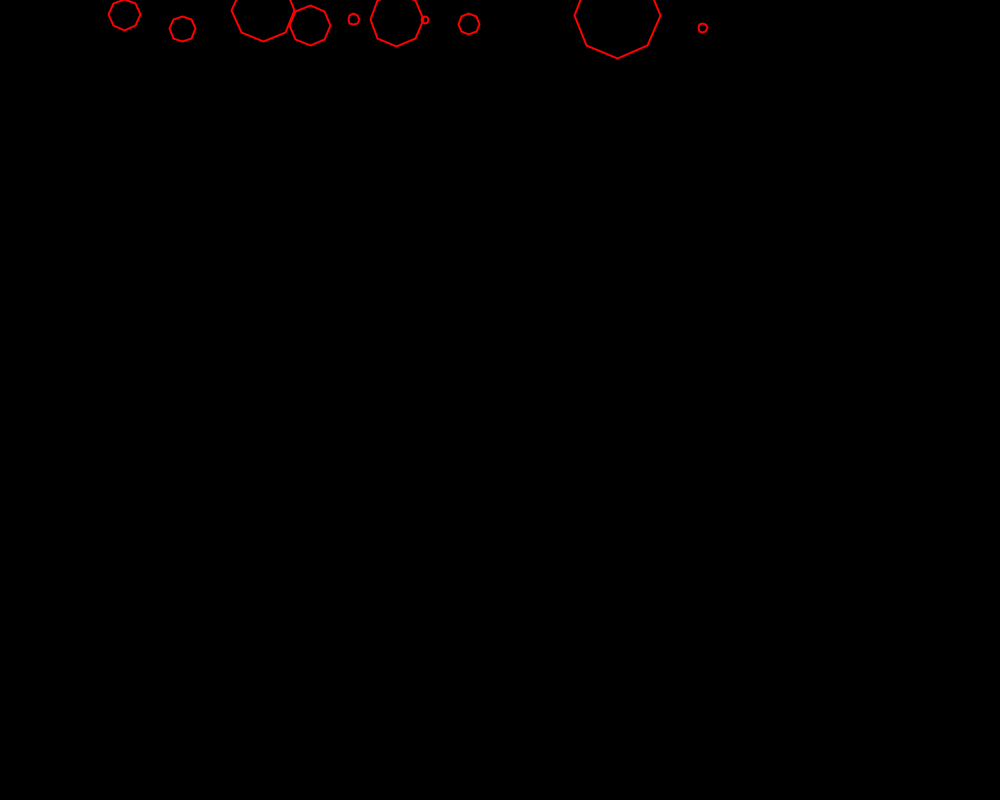
Frame 1 (no input)
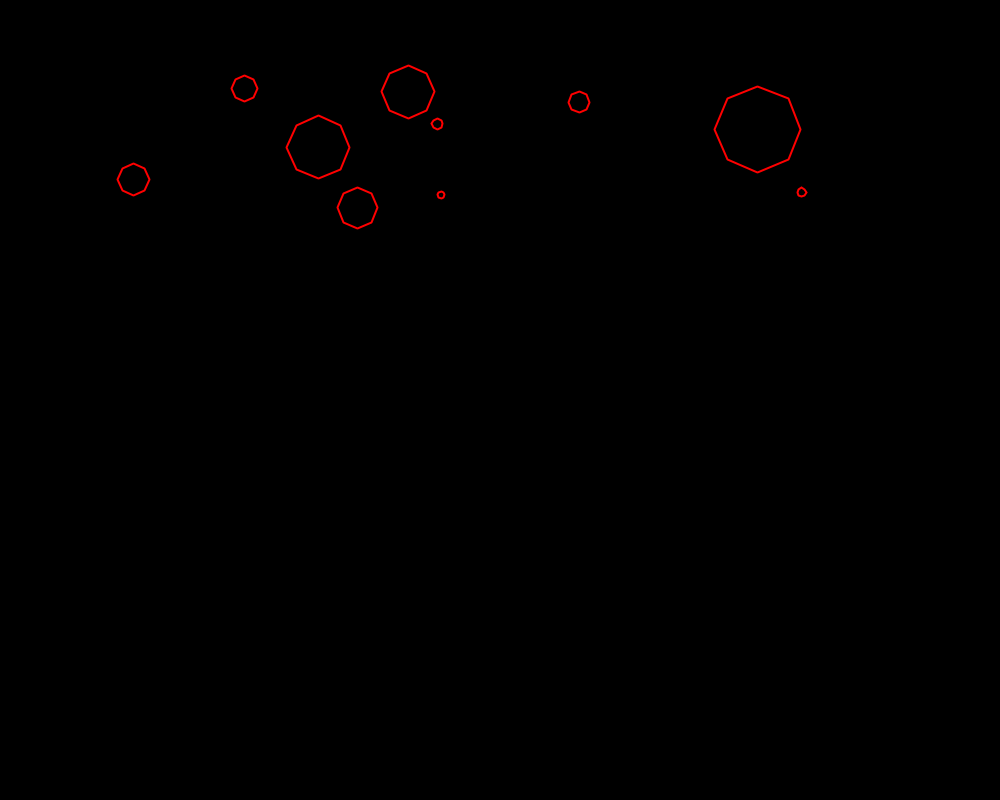
Frame 60 (the mouse pressed at the canvas centre just before this capture)
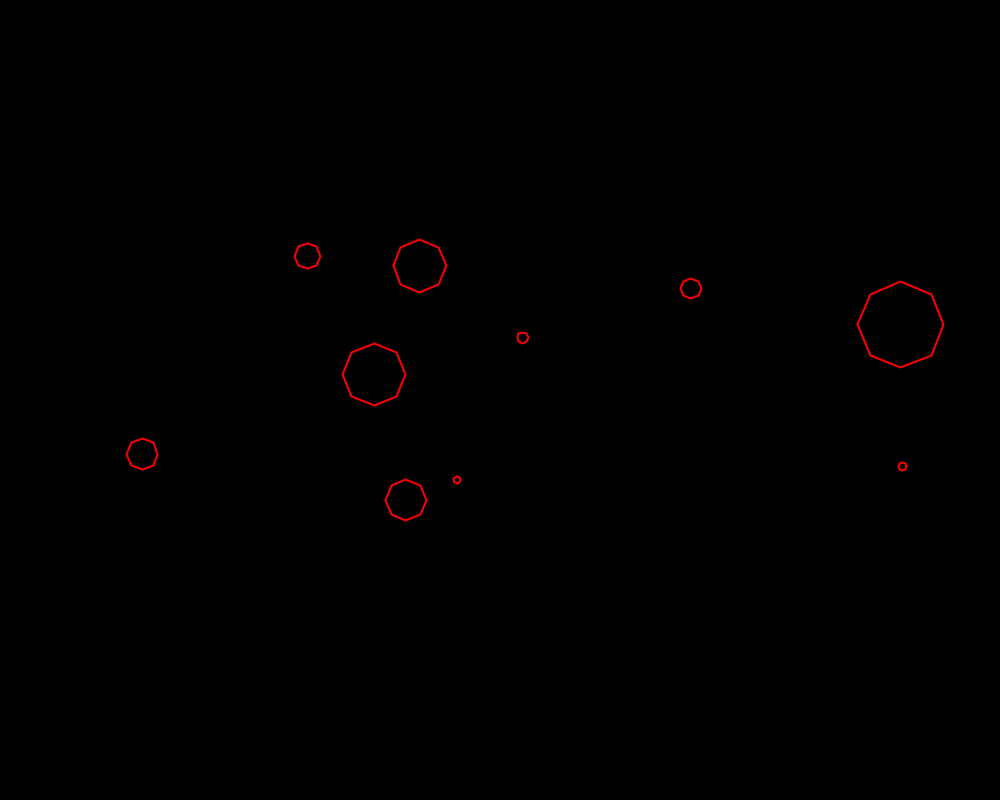
Frame 120 (the mouse held since frame 60 and released just before this capture)

The Processing sketch that drew these frames (run headless with seeded random() and noise(); from frame 60 on, the mouse is pressed at the canvas centre):

// Processing sketch: using_arrays_for_multiple_particles
// ── using_arrays_for_multiple_particles.pde
int particleCnt = 10;
float[] x = new float[particleCnt];
float[] y = new float[particleCnt];
float[] radius = new float[particleCnt];
float[] speedX = new float[particleCnt];
float[] speedY = new float[particleCnt];
float[] gravity = new float[particleCnt];
//causes speed to drop after hitting wall
float[] damping = new float[particleCnt];
float[] friction = new float[particleCnt];

void setup(){
  size(1000, 800);
  for(int i = 0; i< particleCnt; i += 1){
  x[i] = random(100, width-100);
  y[i] = random(10, 30);
  speedX[i] = random(0.1, 2.5);
  speedY[i] = random(0.1, 2.5);
  radius[i] = random(1, 50);
  gravity[i] = .03;
  damping[i] = .77;
  friction[i] = .77;
  }
}

void draw(){
  background(0);
  for(int i = 0; i< particleCnt; i += 1){
  polygon(x[i], y[i], radius[i], 8, 2, color(255,0,0));
  x[i] += speedX[i];
  y[i] += speedY[i];
  speedY[i] += gravity[i];
  checkCol(i);
  }
}
  
void checkCol(int i){
  //subtracting radius brings collision point out the length of the square
  //setting x and y in if prevents shape from going past screen
  if (x[i] > width - radius[i]){
    x[i] = width - radius[i];
    speedX[i] = -1 * speedX[i];
  }
  if (x[i] < radius[i]){
    x[i] = radius[i];
    speedX[i] = -1 * speedX[i];
  }
  if (y[i] >= height - radius[i]){
    y[i] = height - radius[i];
    speedY[i] = -1 * speedY[i];
    speedY[i] *= damping[i];
    speedX[i] *= friction[i];
  }
  if (y[i] < radius[i]){
    y[i] = radius[i];
    speedY[i] = -1 * speedY[i];
  }
}
// ── polygon.pde
void polygon(float x, float y, float radius, int sides, float strokeWt, color strokeCol){
  float theta = 0;
  strokeWeight(strokeWt);
  float rotAmount = TWO_PI / sides;
  stroke(strokeCol);
  noFill();
  beginShape();
  float x2 = 0, y2 = 0;
  for(int i = 0; i < sides; i+= 1){
    x2 = x + cos(theta)*radius;
    y2 = y + sin(theta)*radius;
    vertex(x2, y2);
    theta += rotAmount;
  }
  endShape(CLOSE);
}
